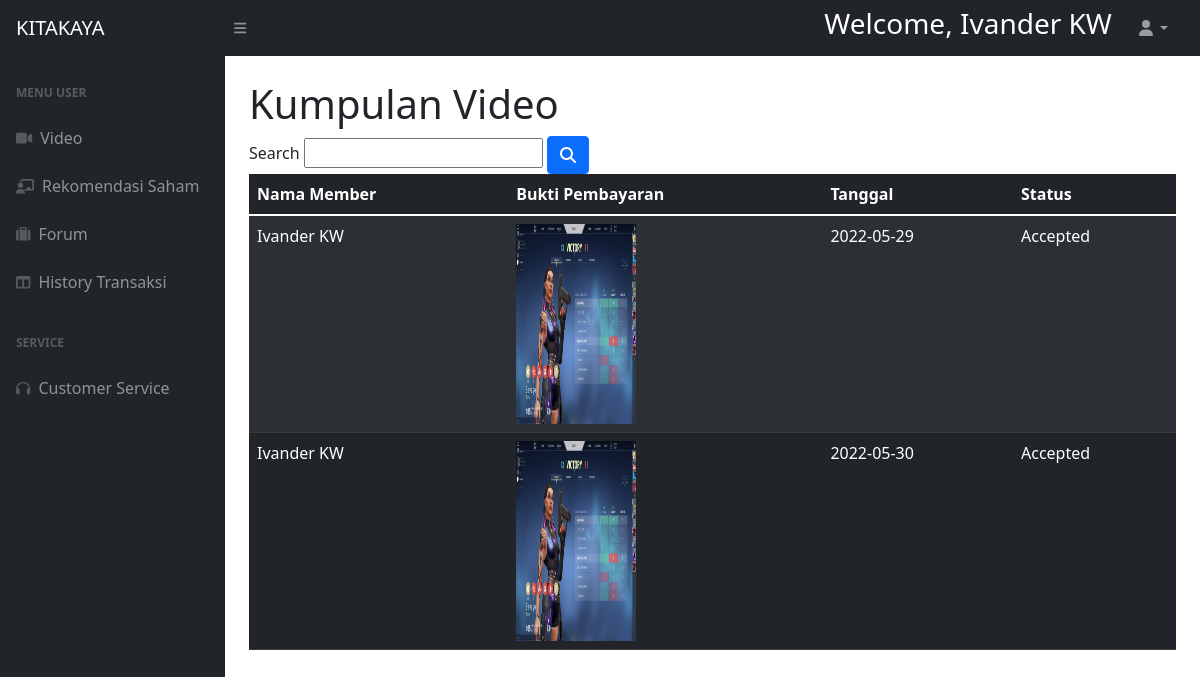
The app's page /public/halamanhistorytransvip.php (signed in) with its own data.
### tables this page shows
CREATE TABLE `transaksi` (
  `id` int(11) NOT NULL,
  `id_member` int(11) NOT NULL,
  `tgl` date NOT NULL,
  `bulan` int(11) NOT NULL,
  `subtotal` int(11) NOT NULL,
  `bukti` text DEFAULT NULL,
  `status` int(11) NOT NULL COMMENT '-1 = Rejected,\r\n0 = Belum dikonfirmasi,\r\n1 = Accepted'
);

CREATE TABLE `user` (
  `id` int(15) NOT NULL,
  `email` varchar(250) NOT NULL,
  `password` varchar(250) NOT NULL,
  `nama` varchar(250) NOT NULL,
  `umur` int(100) NOT NULL,
  `role` int(15) NOT NULL COMMENT '0 = Member Biasa\r\n1 = Member VIP\r\n2 = CS\r\n3 = Admin',
  `status` int(15) NOT NULL,
  `expired` date DEFAULT NULL
);

### config/database.php (called while the page is built, shortened)
<?php
    class Database{
        private static $instance;
        public $pdo;
        private function __construct()
        {
            $dsn = "mysql:host=".DB_HOST.";dbname=".DB_NAME.";charset=UTF8";
            $options = [
                PDO::ATTR_ERRMODE => PDO::ERRMODE_EXCEPTION,
                PDO::ATTR_DEFAULT_FETCH_MODE => PDO::FETCH_OBJ,
                PDO::ATTR_EMULATE_PREPARES => false
            ];
            try {
                $this->pdo = new PDO($dsn,DB_USER,DB_PASSWORD,$options);
            }
            catch(PDOException $e){
                echo  $e->getMessage();
            }
        }
        static function instance(){
            if(!isset(self::$instance)){
                self::$instance = new Database();
            }
            return self::$instance;
        }
        function query($sql,$args = NULL){
            $stmt = $this->pdo->prepare($sql);
            $stmt->execute($args);
            return $stmt;
        }
    }
?>

### models/htransaksi.php (called while the page is built, shortened)
<?php
    class htransaksi{
        static function getforhistorymember($id_member){
            $db=Database::instance();
            $temp=$db->query("SELECT  t.id as id, u.id as id_member,u.nama as nama,t.bukti as bukti,t.tgl as tgl,t.status as status FROM transaksi t,user u WHERE t.id_member=u.id and u.id=:id_member and bukti IS NOT NULL",[
                "id_member"=>$id_member
            ]);
            return $temp->fetchAll();
        }
    }
?>

### public/halamanhistorytransvip.php (the view, shortened to what this page needs)
<?php
    $user = $_SESSION["user"];
    $munculkan = $user->nama;
?>
<!DOCTYPE html>
<html lang="en">
    <head>
        <link href="https://cdn.jsdelivr.net/npm/simple-datatables@latest/dist/style.css" rel="stylesheet" />
        <link href="../assets/css/punyaadmin.css" rel="stylesheet" />
    </head>
    <body class="sb-nav-fixed">
        <nav class="sb-topnav navbar navbar-expand navbar-dark bg-dark">
            <a class="navbar-brand ps-3" href="halamanuservip.php">KITAKAYA</a>
            <button class="btn btn-link btn-sm order-1 order-lg-0 me-4 me-lg-0" id="sidebarToggle" href="#!"><i class="fas fa-bars"></i></button>
            <form class="d-none d-md-inline-block form-inline ms-auto me-0 me-md-3 my-2 my-md-0">
                <div class="input-group">
                    <h3 style="color: white;">Welcome, <?= $munculkan?></h3>
                </div>
            </form>
            <ul class="navbar-nav ms-auto ms-md-0 me-3 me-lg-4">
                <li class="nav-item dropdown">
                    <a class="nav-link dropdown-toggle" id="navbarDropdown" href="#" role="button" data-bs-toggle="dropdown" aria-expanded="false"><i class="fas fa-user fa-fw"></i></a>
                </li>
            </ul>
        </nav>
        <div id="layoutSidenav">
            <div id="layoutSidenav_nav">
                <nav class="sb-sidenav accordion sb-sidenav-dark" id="sidenavAccordion">
                    <div class="sb-sidenav-menu">
                        <div class="nav">
                            <div class="sb-sidenav-menu-heading">Menu User</div>
                            <a class="nav-link" href="../public/halamanuservip.php">
                                <div class="sb-nav-link-icon"><i class="fas fa-video"></i></div>
                                Video
                            </a>
                            <a class="nav-link" href="../public/halamanuserviprekomendasi.php">
                                <div class="sb-nav-link-icon"><i class="fas fa-chalkboard-teacher"></i></div>
                                Rekomendasi Saham
                            </a>
                            <a class="nav-link" href="../public/halamanuservipforum.php">
                                <div class="sb-nav-link-icon"><i class="fas fa-suitcase"></i></div>
                                Forum
                            </a>
                            <a class="nav-link" href="../public/halamanhistorytransvip.php">
                                <div class="sb-nav-link-icon"><i class="fas fa-columns"></i></div>
                                History Transaksi
                            </a>
                            <div class="sb-sidenav-menu-heading">Service</div>
                            <a class="nav-link" href="../public/halamanuservipcs.php">
                                <div class="sb-nav-link-icon"><i class="fas fa-headphones"></i></div>
                                Customer Service
                            </a>
                        </div>
                    </div>
                </nav>
            </div>
            <div id="layoutSidenav_content">
                <main>
                    <div class="container-fluid px-4">
                        <h1 class="mt-4">Kumpulan Video</h1>
                        <main>
                        <div class="form-outline">
                            <label class="form-label" for="form1">Search</label>
                            <input type="search"/>
                            <button type="button" class="btn btn-primary">
                                <i class="fas fa-search"></i>
                            </button>
                        </div>
                        <?php
                            $user = json_decode(json_encode($_SESSION["user"]), true);
                            $idmember = $user["id"];
                            $transactions = htransaksi::getforhistorymember($idmember);
                        ?>
                         <form action="../controllers/transaksi.php" method="POST">
                         <table class="table table-dark table-striped">
                            <thead>
                                <th>Nama Member</th>
                                <th>Bukti Pembayaran</th>
                                <th>Tanggal</th>
                                <th>Status</th>
                            </thead>
                            <tbody>
                                <?php
                                    foreach($transactions as $transaction){
                                        ?>
                                        <tr>
                                            <td><?=  $transaction->nama?></td>
                                            <td><img style="width:120px;height:200px" src="../<?= $transaction->bukti ?>" /> </td>
                                            <td><?=  $transaction->tgl?></td>
                                            <?php
                                                if ($transaction->status==0) {
                                                    $status="Sedang Diproses";
                                                }
                                                else if ($transaction->status==1) {
                                                    $status="Accepted";
                                                }
                                                else if ($transaction->status==-1) {
                                                    $status="Rejected";
                                                }
                                            ?>
                                            <td><?=  $status?></td>
                                        </tr>
                                        <?php
                                    }
                                ?>
                        </tbody>
                    </table>
                    </form>
                </main>
                    </div>
                </main>
            </div>
        </div>
    </body>
</html>

### records on screen
transaksi: user.nama "Ivander KW", bukti (picture), tgl "2022-05-29", status "Accepted"
transaksi: user.nama "Ivander KW", bukti (picture), tgl "2022-05-30", status "Accepted"

### other values on screen
$munculkan "Ivander KW"
